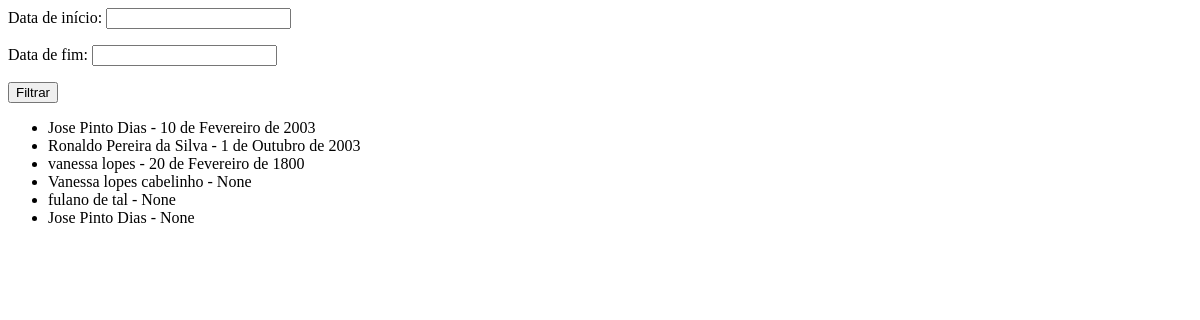
Before: /filtrar/ with the older database file.
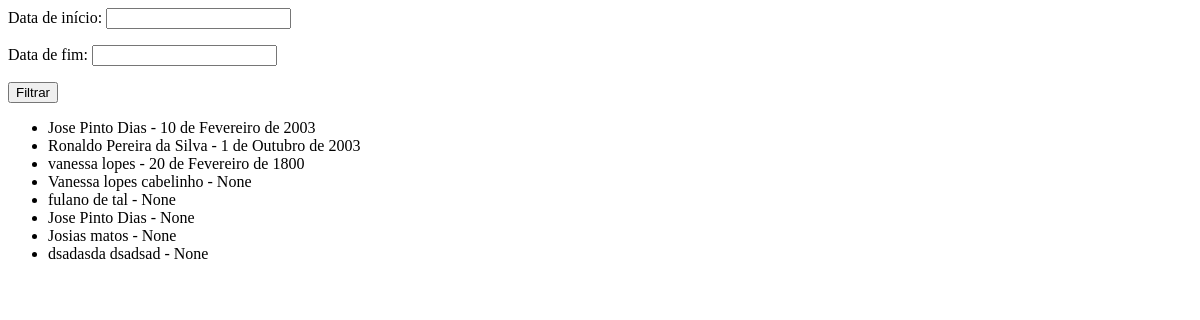
After: the same page with the newer database file.
### alunos/models.py (models this page shows, shortened)
class Aluno(models.Model):
    nome = models.CharField(max_length=255)
    sobrenome = models.CharField(max_length=255)
    curso = models.ForeignKey(Turma, on_delete=models.SET_NULL, null=True)
    orientadores = models.ManyToManyField('docentes.Docente', related_name='alunos_orientados')
    defesa = models.BooleanField(blank=True)
    data_defesa = models.DateField(null=True, blank=True)
    artigo = models.URLField(max_length=400, blank=True)
    bolsista = models.CharField(max_length=30, null=True, blank=True)
    obs = models.TextField(max_length=255, blank=True)
    email = models.EmailField(max_length=255, null=True)
    matricula = models.CharField(max_length=20, null=True)
    SITUACAO_CHOICES = [
        ("E", "Em andamento"),
        ("J", "Jubilado"),
        ("D", "Desistência"),
        ("T", "Trancamento"),
        ("C", "Concluído"),
    ]
    situacao = models.CharField(max_length=2, choices=SITUACAO_CHOICES, default='E')
    motivo = models.TextField(null=True, blank=True)

### alunos/views.py (the view)
# urls.py: path('filtrar/', views.filtrar_alunos, name='filtrar_alunos'),
def filtrar_alunos(request):
    if request.method == 'GET':
        form = FiltroDataForm(request.GET)
        if form.is_valid():
            data_inicio = form.cleaned_data.get('data_inicio')
            data_fim = form.cleaned_data.get('data_fim')
            alunos = Aluno.objects.all()
            if data_inicio:
                alunos = alunos.filter(data_defesa__gte=data_inicio)
            if data_fim:
                alunos = alunos.filter(data_defesa__lte=data_fim)
            return render(request, 'teste.html', {'alunos': alunos, 'form': form})
    else:
        form = FiltroDataForm()
    return render(request, 'teste.html', {'form': form})

### alunos/forms.py
class FiltroDataForm(forms.Form):
    data_inicio = forms.DateField(label='Data de início', required=False)
    data_fim = forms.DateField(label='Data de fim', required=False)

### alunos/templates/teste.html
<form method="GET" action="{% url 'filtrar_alunos' %}">
  {{ form.as_p }}
  <button type="submit">Filtrar</button>
</form>
{% if alunos %}
  <ul>
  {% for aluno in alunos %}
      <li>{{ aluno.nome }} {{ aluno.sobrenome }} - {{ aluno.data_defesa }}</li>
  {% endfor %}
  </ul>
{% else %}
  <p>Nenhum aluno encontrado.</p>
{% endif %}

Changed rows visible on the page:
added Aluno: nome "Josias", sobrenome "matos", data_defesa "None"
added Aluno: nome "dsadasda", sobrenome "dsadsad", data_defesa "None"
